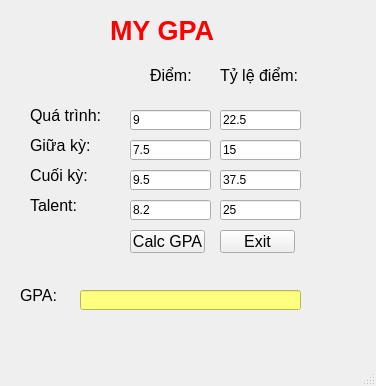
<?xml version="1.0" encoding="UTF-8"?>
<ui version="4.0">
 <class>MainWindow</class>
 <widget class="QMainWindow" name="MainWindow">
  <property name="geometry">
   <rect>
    <x>0</x>
    <y>0</y>
    <width>376</width>
    <height>386</height>
   </rect>
  </property>
  <property name="windowTitle">
   <string>MainWindow</string>
  </property>
  <widget class="QWidget" name="centralwidget">
   <widget class="QLabel" name="label">
    <property name="geometry">
     <rect>
      <x>110</x>
      <y>0</y>
      <width>111</width>
      <height>61</height>
     </rect>
    </property>
    <property name="font">
     <font>
      <pointsize>20</pointsize>
      <weight>75</weight>
      <bold>true</bold>
     </font>
    </property>
    <property name="styleSheet">
     <string notr="true">color: rgb(255, 0, 0);</string>
    </property>
    <property name="text">
     <string>MY GPA</string>
    </property>
   </widget>
   <widget class="QLabel" name="label_2">
    <property name="geometry">
     <rect>
      <x>30</x>
      <y>90</y>
      <width>131</width>
      <height>51</height>
     </rect>
    </property>
    <property name="font">
     <font>
      <pointsize>12</pointsize>
     </font>
    </property>
    <property name="text">
     <string>Quá trình:</string>
    </property>
   </widget>
   <widget class="QLineEdit" name="lineEdit_qt">
    <property name="geometry">
     <rect>
      <x>130</x>
      <y>110</y>
      <width>81</width>
      <height>20</height>
     </rect>
    </property>
    <property name="text">
     <string>9</string>
    </property>
   </widget>
   <widget class="QLabel" name="label_3">
    <property name="geometry">
     <rect>
      <x>150</x>
      <y>50</y>
      <width>51</width>
      <height>51</height>
     </rect>
    </property>
    <property name="font">
     <font>
      <pointsize>12</pointsize>
     </font>
    </property>
    <property name="text">
     <string>Điểm:</string>
    </property>
   </widget>
   <widget class="QLabel" name="label_4">
    <property name="geometry">
     <rect>
      <x>220</x>
      <y>50</y>
      <width>91</width>
      <height>51</height>
     </rect>
    </property>
    <property name="font">
     <font>
      <pointsize>12</pointsize>
     </font>
    </property>
    <property name="text">
     <string>Tỷ lệ điểm:</string>
    </property>
   </widget>
   <widget class="QLineEdit" name="lineEdit_qtpercent">
    <property name="geometry">
     <rect>
      <x>220</x>
      <y>110</y>
      <width>81</width>
      <height>20</height>
     </rect>
    </property>
    <property name="text">
     <string>22.5</string>
    </property>
   </widget>
   <widget class="QLineEdit" name="lineEdit_gkpercent">
    <property name="geometry">
     <rect>
      <x>220</x>
      <y>140</y>
      <width>81</width>
      <height>20</height>
     </rect>
    </property>
    <property name="text">
     <string>15</string>
    </property>
   </widget>
   <widget class="QLineEdit" name="lineEdit_gk">
    <property name="geometry">
     <rect>
      <x>130</x>
      <y>140</y>
      <width>81</width>
      <height>20</height>
     </rect>
    </property>
    <property name="text">
     <string>7.5</string>
    </property>
   </widget>
   <widget class="QLabel" name="label_5">
    <property name="geometry">
     <rect>
      <x>30</x>
      <y>120</y>
      <width>131</width>
      <height>51</height>
     </rect>
    </property>
    <property name="font">
     <font>
      <pointsize>12</pointsize>
     </font>
    </property>
    <property name="text">
     <string>Giữa kỳ:</string>
    </property>
   </widget>
   <widget class="QLineEdit" name="lineEdit_ckpercent">
    <property name="geometry">
     <rect>
      <x>220</x>
      <y>170</y>
      <width>81</width>
      <height>20</height>
     </rect>
    </property>
    <property name="text">
     <string>37.5</string>
    </property>
   </widget>
   <widget class="QLabel" name="label_6">
    <property name="geometry">
     <rect>
      <x>30</x>
      <y>150</y>
      <width>131</width>
      <height>51</height>
     </rect>
    </property>
    <property name="font">
     <font>
      <pointsize>12</pointsize>
     </font>
    </property>
    <property name="text">
     <string>Cuối kỳ:</string>
    </property>
   </widget>
   <widget class="QLineEdit" name="lineEdit_ck">
    <property name="geometry">
     <rect>
      <x>130</x>
      <y>170</y>
      <width>81</width>
      <height>20</height>
     </rect>
    </property>
    <property name="text">
     <string>9.5</string>
    </property>
   </widget>
   <widget class="QLineEdit" name="lineEdit_talent">
    <property name="geometry">
     <rect>
      <x>130</x>
      <y>200</y>
      <width>81</width>
      <height>20</height>
     </rect>
    </property>
    <property name="text">
     <string>8.2</string>
    </property>
   </widget>
   <widget class="QLineEdit" name="lineEdit_talentpercent">
    <property name="geometry">
     <rect>
      <x>220</x>
      <y>200</y>
      <width>81</width>
      <height>20</height>
     </rect>
    </property>
    <property name="text">
     <string>25</string>
    </property>
   </widget>
   <widget class="QLabel" name="label_7">
    <property name="geometry">
     <rect>
      <x>30</x>
      <y>180</y>
      <width>131</width>
      <height>51</height>
     </rect>
    </property>
    <property name="font">
     <font>
      <pointsize>12</pointsize>
     </font>
    </property>
    <property name="text">
     <string>Talent:</string>
    </property>
   </widget>
   <widget class="QPushButton" name="pushButton_calcgpa">
    <property name="geometry">
     <rect>
      <x>130</x>
      <y>230</y>
      <width>75</width>
      <height>23</height>
     </rect>
    </property>
    <property name="font">
     <font>
      <pointsize>12</pointsize>
     </font>
    </property>
    <property name="text">
     <string>Calc GPA</string>
    </property>
   </widget>
   <widget class="QLabel" name="label_8">
    <property name="geometry">
     <rect>
      <x>20</x>
      <y>270</y>
      <width>131</width>
      <height>51</height>
     </rect>
    </property>
    <property name="font">
     <font>
      <pointsize>12</pointsize>
     </font>
    </property>
    <property name="text">
     <string>GPA:</string>
    </property>
   </widget>
   <widget class="QLineEdit" name="lineEdit_9">
    <property name="geometry">
     <rect>
      <x>80</x>
      <y>290</y>
      <width>221</width>
      <height>20</height>
     </rect>
    </property>
    <property name="styleSheet">
     <string notr="true">background-color: rgb(255, 255, 127);</string>
    </property>
    <property name="text">
     <string/>
    </property>
   </widget>
   <widget class="QPushButton" name="pushButton_exit">
    <property name="geometry">
     <rect>
      <x>220</x>
      <y>230</y>
      <width>75</width>
      <height>23</height>
     </rect>
    </property>
    <property name="font">
     <font>
      <pointsize>12</pointsize>
     </font>
    </property>
    <property name="text">
     <string>Exit</string>
    </property>
   </widget>
  </widget>
  <widget class="QMenuBar" name="menubar">
   <property name="geometry">
    <rect>
     <x>0</x>
     <y>0</y>
     <width>376</width>
     <height>22</height>
    </rect>
   </property>
  </widget>
  <widget class="QStatusBar" name="statusbar"/>
 </widget>
 <resources/>
 <connections>
  <connection>
   <sender>pushButton_exit</sender>
   <signal>clicked()</signal>
   <receiver>MainWindow</receiver>
   <slot>close()</slot>
   <hints>
    <hint type="sourcelabel">
     <x>257</x>
     <y>263</y>
    </hint>
    <hint type="destinationlabel">
     <x>187</x>
     <y>192</y>
    </hint>
   </hints>
  </connection>
 </connections>
</ui>
